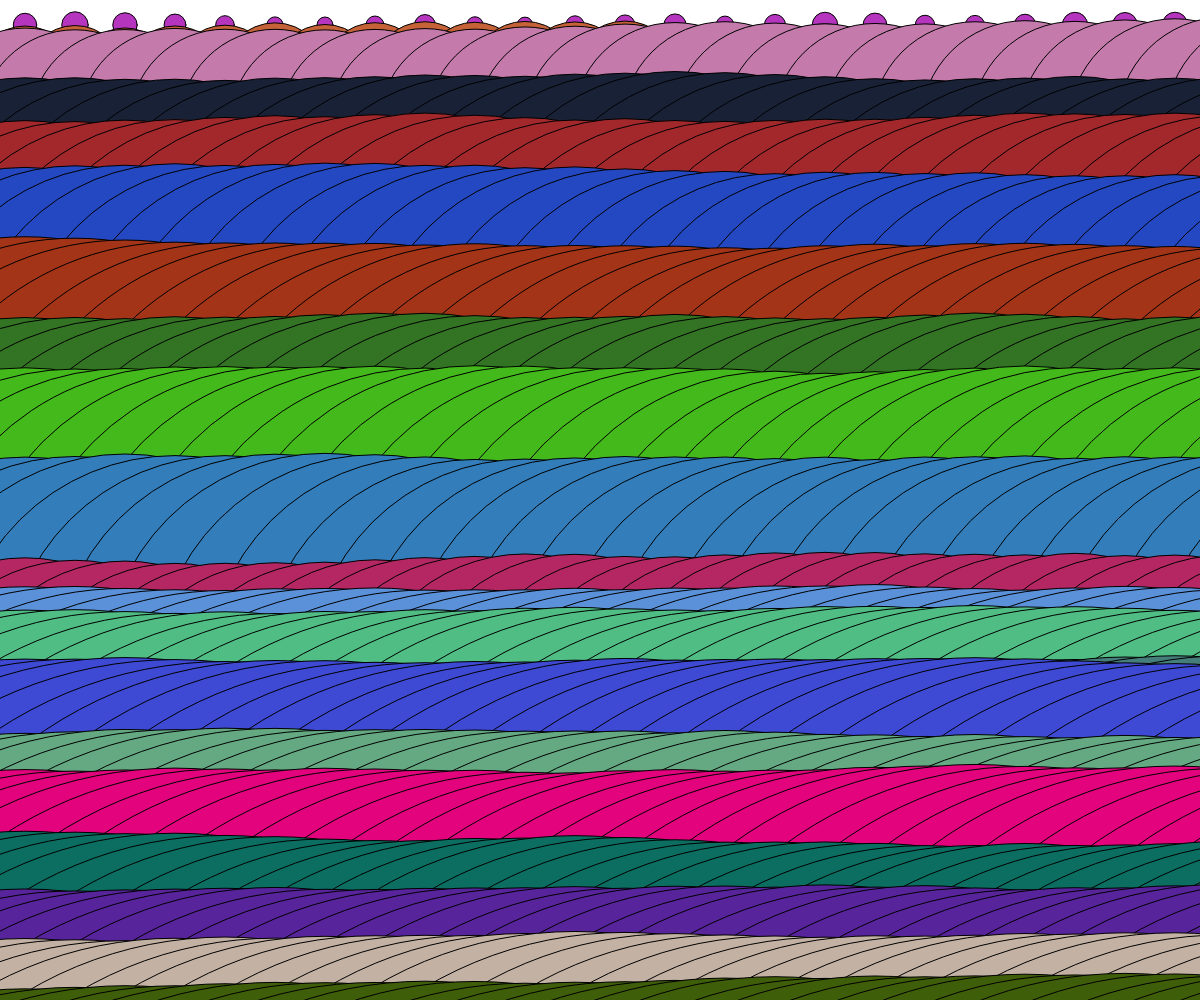
Frame 1 (no input)
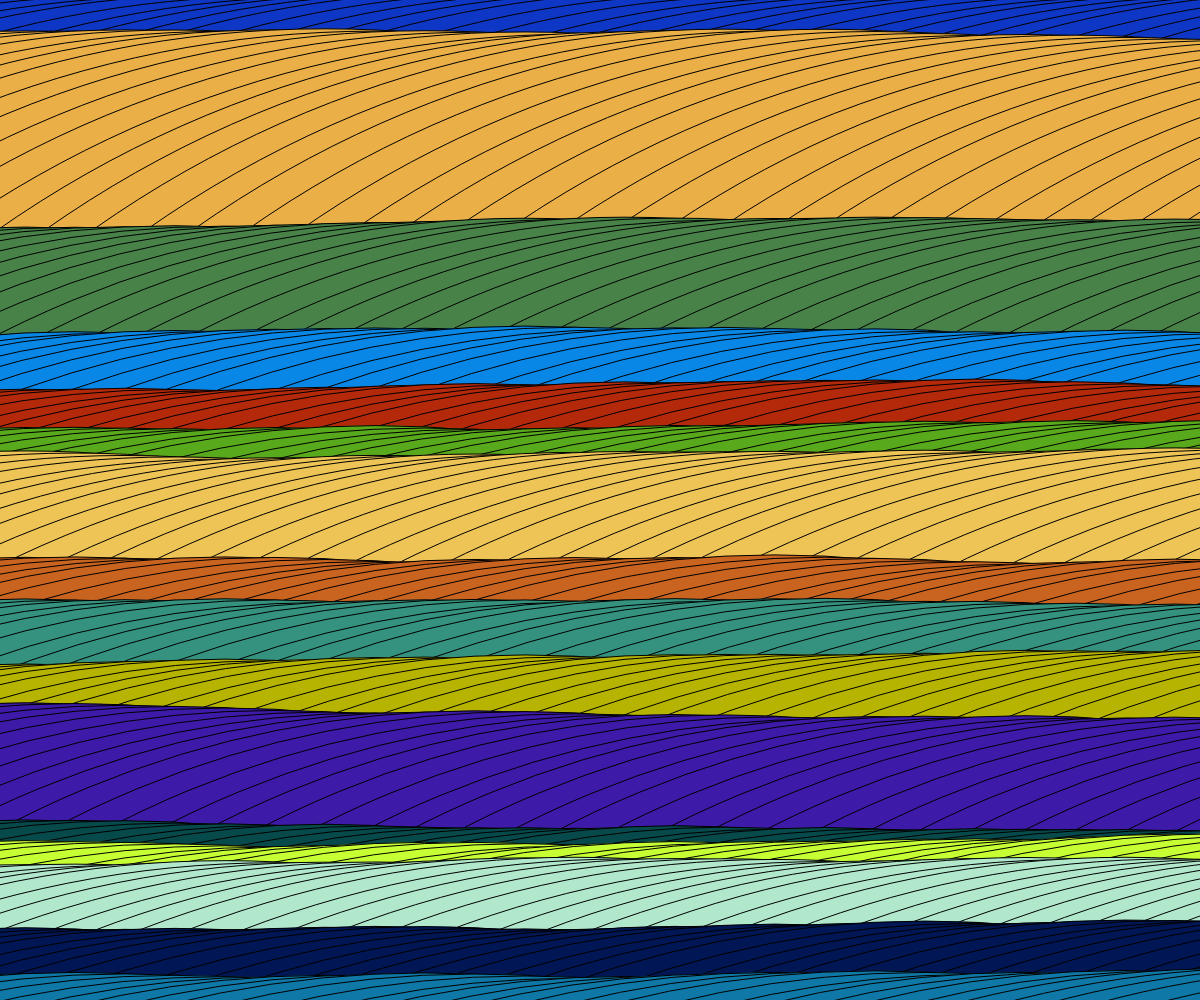
Frame 2 (the mouse pressed at the canvas centre, redrawn once)

The p5.js sketch that drew these frames (run headless with seeded random() and noise() and a simulated clock; the mouse was pressed at the canvas centre and the sketch redrawn once):

// p5.js sketch
// ── sketch.js
// inspired by in-class example
function setup() {
  createCanvas(windowWidth, windowHeight);
  noLoop();
  noStroke();
  fill(255, 255, 255);
}

function draw() {
  let rows = height;
  let cols = width;

  for (row = 0; row < rows; row++) {
    // random row color
    fill(random(255), random(255), random(255));
    for (col = 0; col < cols; col++) {
      drawThing(col * 50 + 25, row * 50 + 25);
    }
  }
}

let brownianRadius = 25;

function drawThing(x, y) {
  let radius;
  // brownian
  brownianRadius += random(-5, 5);
  radius = brownianRadius;
  stroke("black");
  ellipse(x, y, radius, radius);
}
